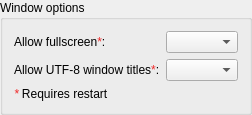
            <widget class="QGroupBox" name="window_groupbox">
             <property name="sizePolicy">
              <sizepolicy hsizetype="Preferred" vsizetype="Minimum">
               <horstretch>0</horstretch>
               <verstretch>0</verstretch>
              </sizepolicy>
             </property>
             <property name="title">
              <string>Window options</string>
             </property>
             <layout class="QGridLayout" name="gridLayout_12">
              <item row="0" column="0">
               <widget class="QLabel" name="label_16">
                <property name="text">
                 <string>&lt;html&gt;&lt;head/&gt;&lt;body&gt;&lt;p&gt;Allow fullscreen&lt;span style=&quot; color:#ef2929;&quot;&gt;*&lt;/span&gt;:&lt;/p&gt;&lt;/body&gt;&lt;/html&gt;</string>
                </property>
               </widget>
              </item>
              <item row="0" column="1">
               <widget class="QComboBox" name="allow_fullscreen"/>
              </item>
              <item row="1" column="0">
               <widget class="QLabel" name="label_24">
                <property name="text">
                 <string>&lt;html&gt;&lt;head/&gt;&lt;body&gt;&lt;p&gt;Allow UTF-8 window titles&lt;span style=&quot; color:#ef2929;&quot;&gt;*&lt;/span&gt;:&lt;/p&gt;&lt;/body&gt;&lt;/html&gt;</string>
                </property>
               </widget>
              </item>
              <item row="1" column="1">
               <widget class="QComboBox" name="allow_utf8"/>
              </item>
              <item row="2" column="0" colspan="2">
               <widget class="QLabel" name="requires_restart_label">
                <property name="sizePolicy">
                 <sizepolicy hsizetype="Preferred" vsizetype="Minimum">
                  <horstretch>0</horstretch>
                  <verstretch>0</verstretch>
                 </sizepolicy>
                </property>
                <property name="font">
                 <font>
                  <italic>true</italic>
                 </font>
                </property>
                <property name="text">
                 <string>&lt;html&gt;&lt;head/&gt;&lt;body&gt;&lt;p&gt;&lt;span style=&quot; color:#ef2929;&quot;&gt;*&lt;/span&gt;&lt;span style=&quot; font-style:normal; color:#000000;&quot;&gt; Requires restart&lt;/span&gt;&lt;/p&gt;&lt;/body&gt;&lt;/html&gt;</string>
                </property>
               </widget>
              </item>
             </layout>
            </widget>
